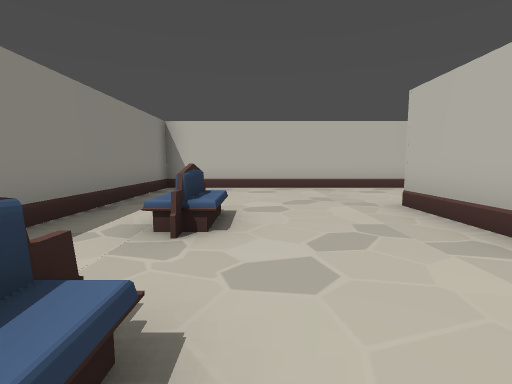
view 1 (above)

19 first-person views from a walk through a level from a Godot 3-D game. The camera is 1.5 m above the floor, tilts 6° down and sees 85° across. The floor is counted in squares, 2 m on a side. Each view is taken from the middle of a square. On the plan, view 1 faces up. The plan holds only what a view shows up to about 10 squares ahead; the rest is blank.

view 2
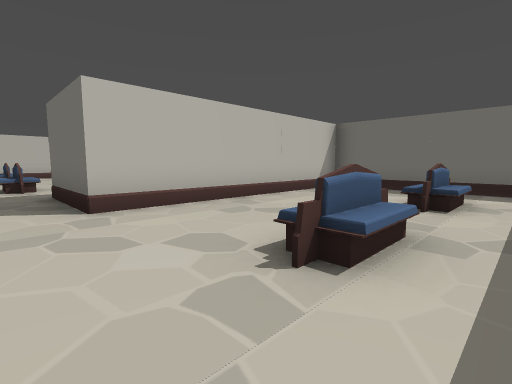

view 3
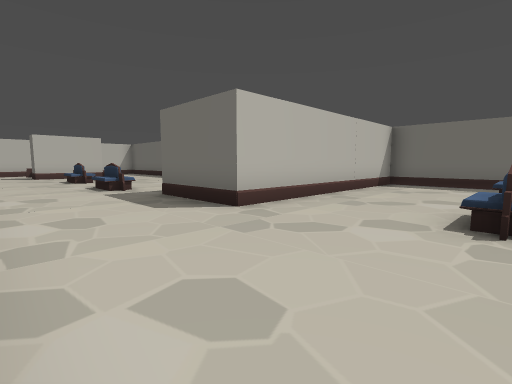

view 4
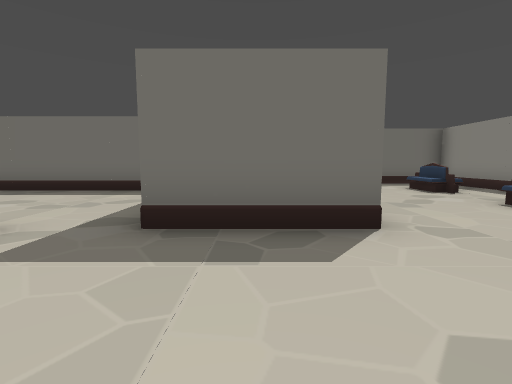

view 5
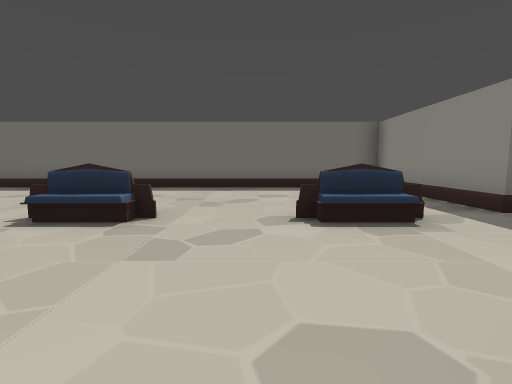

view 6
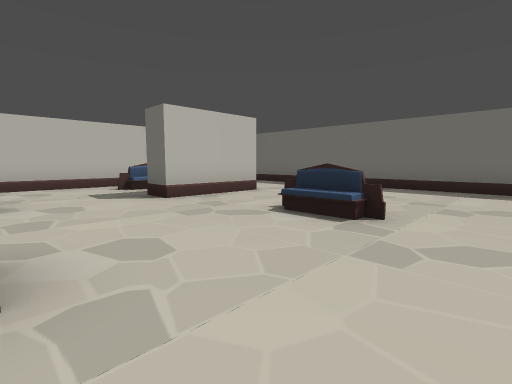

view 7
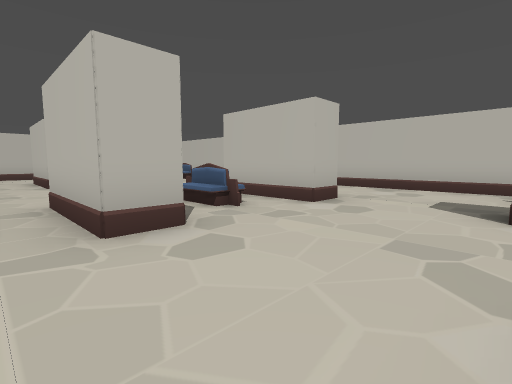

view 8
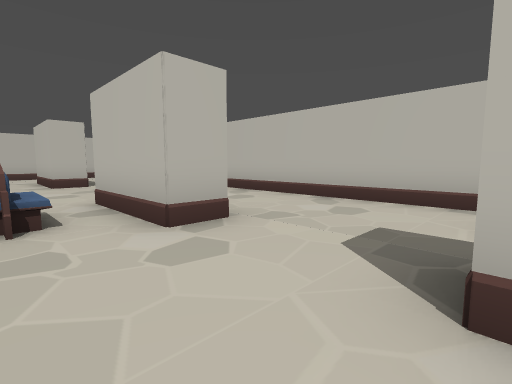

view 9
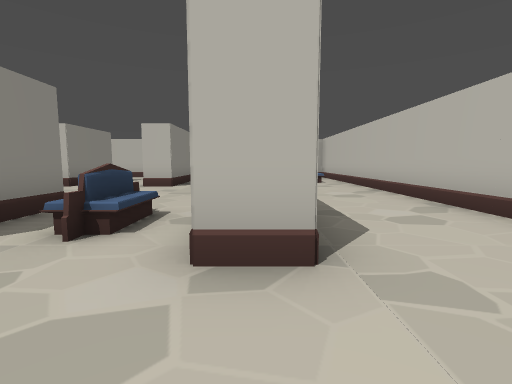

view 10
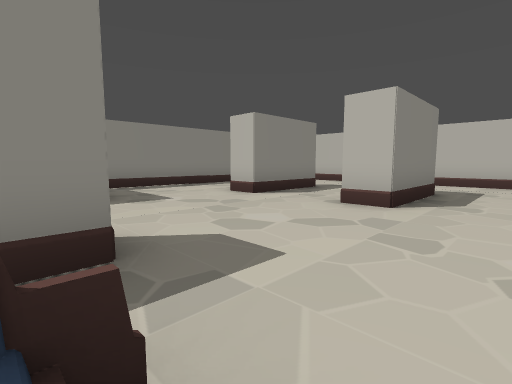

view 11
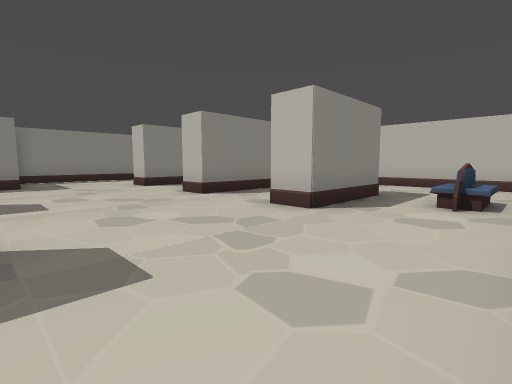

view 12
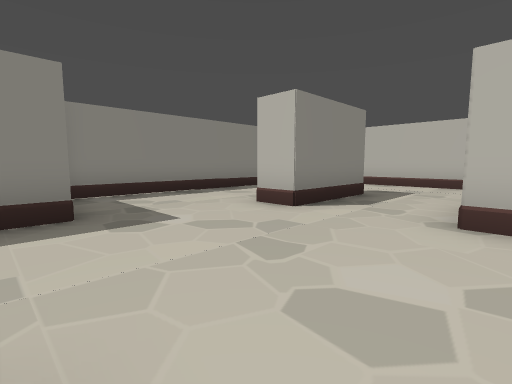

view 13
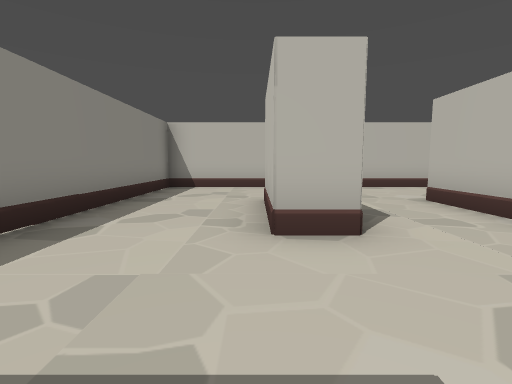

view 14
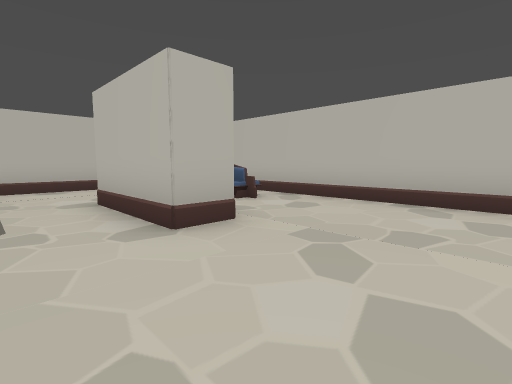

view 15
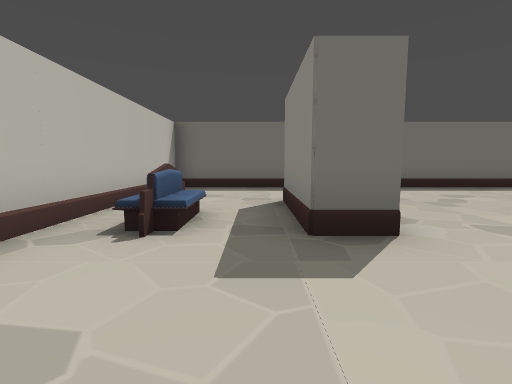

view 16
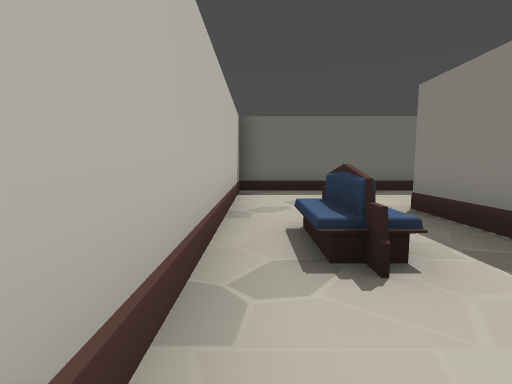

view 17
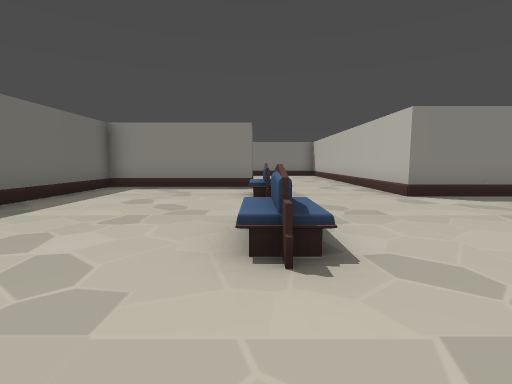

view 18
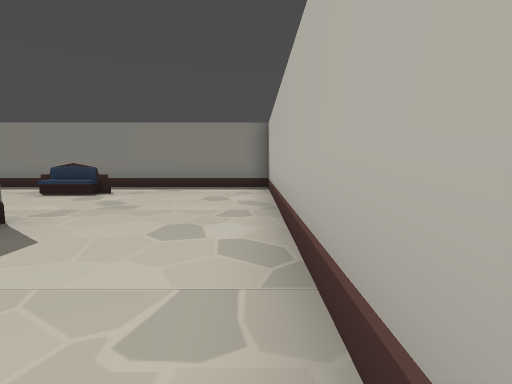

view 19
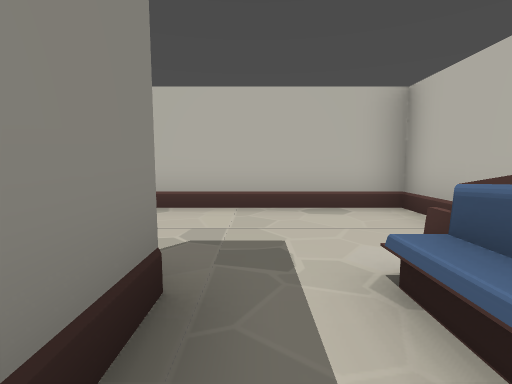

### Floor plan
Points are (right, up) in squares from view 1. A wall is a line through its corners. A room is listed if a view was taken in it or the views show most of it. See-through windows are left out.
Room 1 (views 1, 2, 3, 4, 5, 6, 7, 8, 9, 10, 11, 12, 13, 14, 15, 16, 17, 18, 19)
walls: (11.9, 9) (10.8, 9) (10.8, 11.7); (11.8, 11.8) (11.8, 10.5); (7.8, 12.9) (7.8, 8.4) (-2.7, 8.4) (-2.7, -2.1); (15.5, 9) (14.5, 9) (14.5, 11.8); (14.5, 3.4) (14.5, 6.2) (15.4, 6.2) (15.4, 3.4); (9.1, 18.6) (9.1, 15.8) (8.2, 15.8) (8.2, 18.5); (12.3, 18.6) (12.3, 15.8) (11.4, 15.8) (11.4, 18.6); (15.4, 18.6) (15.4, 15.8) (14.5, 15.8) (14.5, 18.6); (-1.8, -2.2) (2.6, -2.2) (2.6, 4.9) (5.3, 4.9) (5.3, 0.5) (18.5, 0.5) (18.5, 21.6) (5.3, 21.6) (5.3, 13)
objects: sofa (-1, 0); sofa (-1, 3); sofa (7, 5) to (8, 5); sofa (11, 5); sofa (13, 10); sofa (17, 5); sofa (17, 18)

Positions as (right, up) in squares from view 1, and headings:
1: (0, 0), facing up
2: (-2, 6), facing down-right
3: (-1, 8), facing down-right
4: (4, 8), facing down
5: (9, 9), facing down
6: (9, 9), facing down-right
7: (10, 6), facing up-right
8: (13, 6), facing up-right
9: (15, 7), facing up
10: (14, 11), facing up-left
11: (18, 12), facing up-left
12: (12, 12), facing up-left
13: (8, 13), facing up
14: (13, 13), facing up-right
15: (16, 9), facing down
16: (18, 8), facing down
17: (14, 5), facing left
18: (6, 8), facing left
19: (16, 17), facing up
